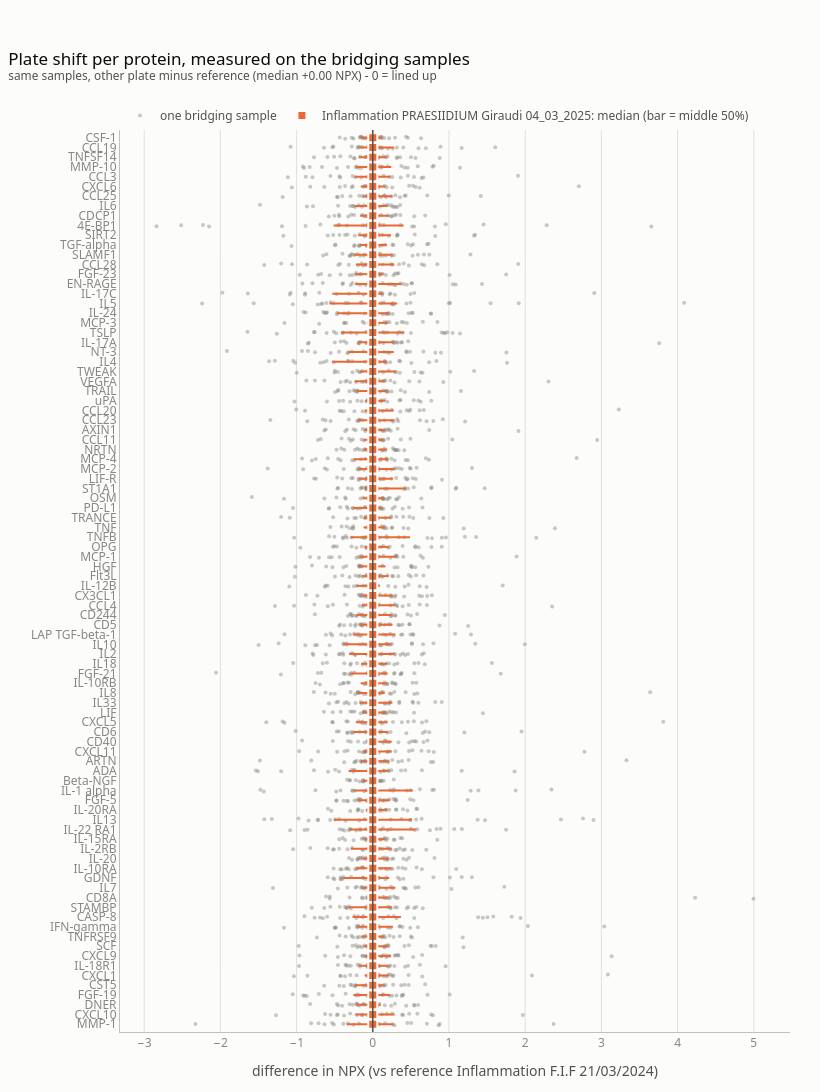

The notebook cell saved with this chart:
### Code cell
plot_bridge_shift(bridged)

### Figure 1 — Plotly figure (JSON) as saved in the notebook; plotly's stock layout.template omitted (floating-point values rounded to 4 significant figures; data arrays with more than 128 entries replaced by an {"elided": "..."} marker saying what was removed)
{"data": [{"customdata": {"elided": "2576x2 str values"}, "hovertemplate": "<b>%{customdata[0]}</b><br>difference %{x:+.2f} NPX<extra></extra>", "legendgroup": "dots", "marker": {"color": "#898781", "opacity": 0.45, "size": 4}, "mode": "markers", "name": "one bridging sample", "showlegend": true, "type": "scatter", "x": {"elided": "2576 float values"}, "y": {"elided": "2576 float values"}}, {"customdata": {"elided": "92x4 mixed values"}, "error_x": {"array": [0.4049, 0.2039, 0.2126, 0.1615, 0.05204, 0.3693, 0.1304, 0.2751, 0.2753, 0.2834, 0.2558, 0.2799, 0.2285, 0.292, 0.2457, 0.2475, 0.2575, 0.203, 0.1982, 0.211, 0.1144, 0.1414, 0.2607, 0.2123, 0.2872, 0.2447, 0.1929, 0.1632, 0.2374, 0.1045, 0.3751, 0.2279, 0.1937, 0.1391, 0.226, 0.208, 0.2157, 0.1663, 0.2639, 0.5257, 0.2417, 0.1874, 0.09425, 0.162, 0.2727, 0.1239, 0.2016, 0.1954, 0.1859, 0.5593, 0.2102, 0.2486, 0.2382, 0.5115, 0.1865, 0.2825, 0.2572, 0.1882, 0.3203, 0.1858, 0.2963, 0.1563, 0.297, 0.1697, 0.2609, 0.2988, 0.2848, 0.1952, 0.2018, 0.2668, 0.2423, 0.1885, 0.275, 0.2077, 0.1517, 0.1122, 0.2029, 0.2379, 0.2464, 0.4326, 0.2488, 0.1849, 0.1599, 0.4895, 0.1475, 0.1803, 0.1829, 0.2382, 0.4147, 0.2958, 0.157, 0.1616], "arrayminus": [0.5131, 0.3173, 0.1558, 0.108, 0.1276, 0.2647, 0.123, 0.1793, 0.1034, 0.1923, 0.1225, 0.2226, 0.2374, 0.1417, 0.2134, 0.06667, 0.1629, 0.2562, 0.07236, 0.1655, 0.1471, 0.2251, 0.1419, 0.1079, 0.2293, 0.1189, 0.222, 0.1587, 0.107, 0.2104, 0.2265, 0.2546, 0.2924, 0.2289, 0.1937, 0.1397, 0.3875, 0.1791, 0.1924, 0.2435, 0.2177, 0.1599, 0.217, 0.1002, 0.1846, 0.5308, 0.1782, 0.14, 0.08705, 0.3044, 0.4661, 0.2862, 0.3832, 0.5098, 0.1517, 0.3099, 0.1732, 0.535, 0.5669, 0.2376, 0.1358, 0.1963, 0.2589, 0.1303, 0.1852, 0.1701, 0.1837, 0.06792, 0.249, 0.3417, 0.2173, 0.1162, 0.3244, 0.1058, 0.1338, 0.2594, 0.1199, 0.1884, 0.2452, 0.1032, 0.3206, 0.1681, 0.1213, 0.293, 0.1483, 0.1839, 0.2036, 0.1164, 0.4174, 0.1662, 0.2382, 0.09987], "color": "#eb6834", "symmetric": false, "thickness": 2, "type": "data", "width": 0}, "hovertemplate": "<b>%{customdata[0]}</b><br>shift (median) %{x:+.2f} NPX<br>middle 50%: %{customdata[1]:+.2f} to %{customdata[2]:+.2f}<br>bridging samples: %{customdata[3]}<extra></extra>", "marker": {"color": "#eb6834", "line": {"color": "#fcfcfb", "width": 2}, "size": 9, "symbol": "square"}, "mode": "markers", "name": "Inflammation PRAESIIDIUM Giraudi 04_03_2025: median (bar = middle 50%)", "type": "scatter", "x": [2.22e-16, 0.0, 0.0, 0.0, -3.469e-18, -2.22e-16, 0.0, 8.882e-16, 0.0, 0.0, 4.441e-16, 1.11e-16, 4.441e-16, 0.0, 0.0, 0.0, 0.0, 0.0, -2.22e-16, 2.22e-16, 8.882e-16, -4.441e-16, 0.0, -4.441e-16, -4.441e-16, 0.0, 0.0, 4.441e-16, -4.441e-16, -4.441e-16, 1.11e-16, -4.441e-16, 0.0, 1.11e-16, -1.388e-17, 0.0, -1.11e-16, 0.0, -4.441e-16, -1.388e-17, -4.51e-17, 0.0, 0.0, -2.602e-17, 2.082e-17, 5.551e-17, -4.441e-16, -4.51e-17, -1.388e-17, -1.735e-17, 2.776e-17, -2.776e-17, 0.0, -1.388e-17, 0.0, 0.0, 0.0, 6.939e-18, 5.551e-17, 2.22e-16, -1.11e-16, 0.0, 0.0, 0.0, 0.0, 0.0, 0.0, 2.776e-17, 0.0, -8.882e-16, 4.441e-16, 0.0, 1.388e-17, 0.0, 0.0, 0.0, -4.441e-16, 2.22e-16, 1.11e-16, 0.0, -2.22e-16, 2.22e-16, 0.0, 0.0, -4.441e-16, 4.441e-16, 0.0, 0.0, 2.776e-17, 0.0, 0.0, 0.0], "y": [82.0, 26.0, 27.0, 61.0, 25.0, 11.0, 60.0, 90.0, 63.0, 62.0, 85.0, 78.0, 87.0, 43.0, 42.0, 29.0, 41.0, 30.0, 13.0, 83.0, 91.0, 4.0, 44.0, 5.0, 1.0, 28.0, 31.0, 86.0, 7.0, 2.0, 76.0, 3.0, 36.0, 77.0, 23.0, 46.0, 15.0, 47.0, 10.0, 24.0, 16.0, 35.0, 45.0, 19.0, 70.0, 75.0, 6.0, 17.0, 22.0, 20.0, 73.0, 18.0, 39.0, 21.0, 37.0, 38.0, 33.0, 68.0, 74.0, 84.0, 14.0, 34.0, 40.0, 32.0, 56.0, 48.0, 57.0, 72.0, 58.0, 0.0, 88.0, 59.0, 69.0, 49.0, 54.0, 53.0, 8.0, 81.0, 79.0, 55.0, 12.0, 80.0, 51.0, 50.0, 9.0, 89.0, 65.0, 52.0, 71.0, 67.0, 66.0, 64.0]}], "layout": {"font": {"color": "#52514e", "family": "system-ui, -apple-system, 'Segoe UI', sans-serif", "size": 12}, "height": 1754, "hoverlabel": {"bgcolor": "white", "font": {"color": "#0b0b0b", "family": "system-ui, -apple-system, 'Segoe UI', sans-serif"}}, "legend": {"font": {"color": "#52514e"}, "orientation": "h", "title": {"font": {"color": "#52514e"}}, "x": 0, "xanchor": "left", "y": 1.0, "yanchor": "bottom"}, "margin": {"b": 60, "l": 120, "r": 30, "t": 130}, "paper_bgcolor": "#fcfcfb", "plot_bgcolor": "#fcfcfb", "shapes": [{"line": {"color": "#52514e", "width": 1.5}, "type": "line", "x0": 0, "x1": 0, "xref": "x", "y0": 0, "y1": 1, "yref": "y domain"}], "title": {"font": {"color": "#0b0b0b", "size": 17}, "text": "Plate shift per protein, measured on the bridging samples<br><sup style='color:#52514e'>same samples, other plate minus reference (median +0.00 NPX) - 0 = lined up</sup>", "x": 0.01, "xanchor": "left"}, "width": 820, "xaxis": {"gridcolor": "#e1e0d9", "linecolor": "#c3c2b7", "tickfont": {"color": "#898781"}, "title": {"text": "difference in NPX (vs reference Inflammation F.I.F 21/03/2024)"}, "zeroline": false}, "yaxis": {"gridcolor": "#e1e0d9", "linecolor": "#c3c2b7", "range": [-0.8, 91.8], "showgrid": false, "tickfont": {"color": "#898781"}, "ticktext": ["MMP-1", "CXCL10", "DNER", "FGF-19", "CST5", "CXCL1", "IL-18R1", "CXCL9", "SCF", "TNFRSF9", "IFN-gamma", "CASP-8", "STAMBP", "CD8A", "IL7", "GDNF", "IL-10RA", "IL-20", "IL-2RB", "IL-15RA", "IL-22 RA1", "IL13", "IL-20RA", "FGF-5", "IL-1 alpha", "Beta-NGF", "ADA", "ARTN", "CXCL11", "CD40", "CD6", "CXCL5", "LIF", "IL33", "IL8", "IL-10RB", "FGF-21", "IL18", "IL2", "IL10", "LAP TGF-beta-1", "CD5", "CD244", "CCL4", "CX3CL1", "IL-12B", "Flt3L", "HGF", "MCP-1", "OPG", "TNFB", "TNF", "TRANCE", "PD-L1", "OSM", "ST1A1", "LIF-R", "MCP-2", "MCP-4", "NRTN", "CCL11", "AXIN1", "CCL23", "CCL20", "uPA", "TRAIL", "VEGFA", "TWEAK", "IL4", "NT-3", "IL-17A", "TSLP", "MCP-3", "IL-24", "IL5", "IL-17C", "EN-RAGE", "FGF-23", "CCL28", "SLAMF1", "TGF-alpha", "SIRT2", "4E-BP1", "CDCP1", "IL6", "CCL25", "CXCL6", "CCL3", "MMP-10", "TNFSF14", "CCL19", "CSF-1"], "tickvals": [0, 1, 2, 3, 4, 5, 6, 7, 8, 9, 10, 11, 12, 13, 14, 15, 16, 17, 18, 19, 20, 21, 22, 23, 24, 25, 26, 27, 28, 29, 30, 31, 32, 33, 34, 35, 36, 37, 38, 39, 40, 41, 42, 43, 44, 45, 46, 47, 48, 49, 50, 51, 52, 53, 54, 55, 56, 57, 58, 59, 60, 61, 62, 63, 64, 65, 66, 67, 68, 69, 70, 71, 72, 73, 74, 75, 76, 77, 78, 79, 80, 81, 82, 83, 84, 85, 86, 87, 88, 89, 90, 91], "zeroline": false}}}
